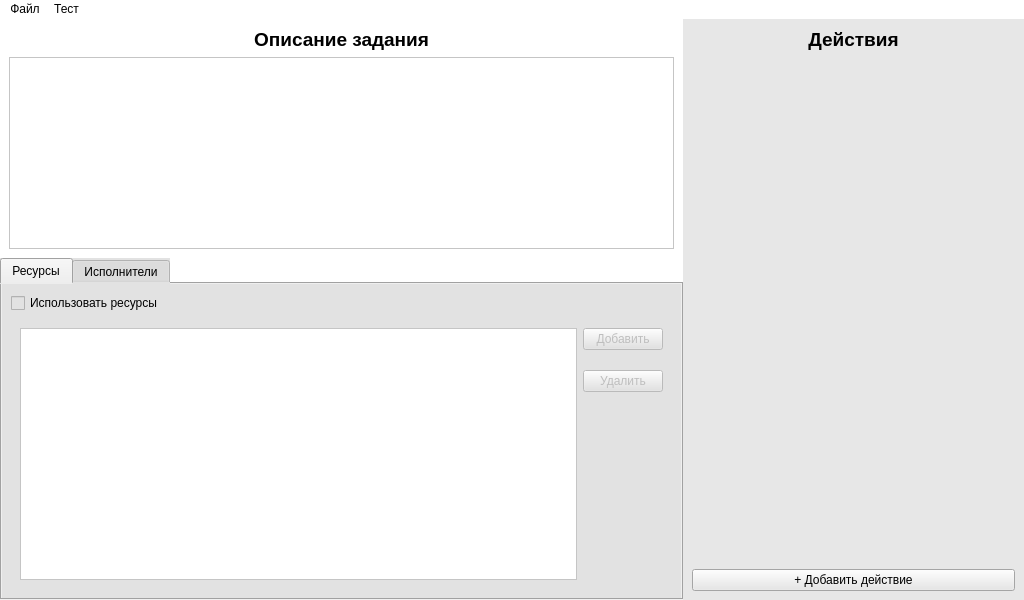
<?xml version="1.0" encoding="UTF-8"?>
<ui version="4.0">
 <class>MainWindow</class>
 <widget class="QMainWindow" name="MainWindow">
  <property name="geometry">
   <rect>
    <x>0</x>
    <y>0</y>
    <width>1024</width>
    <height>600</height>
   </rect>
  </property>
  <property name="minimumSize">
   <size>
    <width>1024</width>
    <height>600</height>
   </size>
  </property>
  <property name="windowTitle">
   <string>Параллель - Конструктор</string>
  </property>
  <property name="styleSheet">
   <string notr="true">background-color: #FFF;</string>
  </property>
  <widget class="QWidget" name="centralwidget">
   <layout class="QHBoxLayout" name="horizontalLayout" stretch="2,1">
    <property name="spacing">
     <number>0</number>
    </property>
    <property name="leftMargin">
     <number>0</number>
    </property>
    <property name="topMargin">
     <number>0</number>
    </property>
    <property name="rightMargin">
     <number>0</number>
    </property>
    <property name="bottomMargin">
     <number>0</number>
    </property>
    <item>
     <layout class="QVBoxLayout" name="leftWidget">
      <item>
       <widget class="QWidget" name="descriptionWidget_2" native="true">
        <property name="sizePolicy">
         <sizepolicy hsizetype="Preferred" vsizetype="Fixed">
          <horstretch>0</horstretch>
          <verstretch>0</verstretch>
         </sizepolicy>
        </property>
        <layout class="QVBoxLayout" name="descriptionWidget">
         <item>
          <widget class="QLabel" name="label">
           <property name="sizePolicy">
            <sizepolicy hsizetype="Preferred" vsizetype="Fixed">
             <horstretch>0</horstretch>
             <verstretch>0</verstretch>
            </sizepolicy>
           </property>
           <property name="font">
            <font>
             <pointsize>14</pointsize>
             <weight>75</weight>
             <bold>true</bold>
            </font>
           </property>
           <property name="text">
            <string>Описание задания</string>
           </property>
           <property name="alignment">
            <set>Qt::AlignCenter</set>
           </property>
          </widget>
         </item>
         <item>
          <widget class="QPlainTextEdit" name="descriptionTextEdit">
           <property name="maximumSize">
            <size>
             <width>16777215</width>
             <height>200</height>
            </size>
           </property>
          </widget>
         </item>
        </layout>
       </widget>
      </item>
      <item>
       <widget class="QTabWidget" name="tabWidget">
        <property name="styleSheet">
         <string notr="true">background-color: #E2E2E2</string>
        </property>
        <property name="tabShape">
         <enum>QTabWidget::Rounded</enum>
        </property>
        <property name="currentIndex">
         <number>0</number>
        </property>
        <widget class="QWidget" name="resourcesTab">
         <attribute name="title">
          <string>Ресурсы</string>
         </attribute>
         <layout class="QVBoxLayout" name="verticalLayout_4">
          <item>
           <widget class="QCheckBox" name="useResourcesCheckBox">
            <property name="text">
             <string>Использовать ресурсы</string>
            </property>
           </widget>
          </item>
          <item>
           <widget class="QWidget" name="resourcesTableWidget" native="true">
            <property name="enabled">
             <bool>false</bool>
            </property>
            <layout class="QHBoxLayout" name="horizontalLayout_2">
             <item>
              <widget class="QTableView" name="resourcesTable">
               <property name="enabled">
                <bool>false</bool>
               </property>
               <property name="styleSheet">
                <string notr="true">background-color: #FFF</string>
               </property>
              </widget>
             </item>
             <item>
              <layout class="QVBoxLayout" name="resourcesBtns">
               <property name="spacing">
                <number>20</number>
               </property>
               <item>
                <widget class="QPushButton" name="addResourceBtn">
                 <property name="text">
                  <string>Добавить</string>
                 </property>
                </widget>
               </item>
               <item>
                <widget class="QPushButton" name="deleteResourceBtn">
                 <property name="text">
                  <string>Удалить</string>
                 </property>
                </widget>
               </item>
               <item>
                <spacer name="verticalSpacer_2">
                 <property name="orientation">
                  <enum>Qt::Vertical</enum>
                 </property>
                 <property name="sizeHint" stdset="0">
                  <size>
                   <width>20</width>
                   <height>40</height>
                  </size>
                 </property>
                </spacer>
               </item>
              </layout>
             </item>
            </layout>
           </widget>
          </item>
         </layout>
        </widget>
        <widget class="QWidget" name="executorsTab">
         <attribute name="title">
          <string>Исполнители</string>
         </attribute>
         <layout class="QVBoxLayout" name="verticalLayout_5">
          <item>
           <widget class="QWidget" name="universalWidget" native="true">
            <layout class="QVBoxLayout" name="verticalLayout_6">
             <item>
              <widget class="QRadioButton" name="universalRadioBtn">
               <property name="text">
                <string>Универсальные</string>
               </property>
               <property name="checked">
                <bool>false</bool>
               </property>
               <attribute name="buttonGroup">
                <string notr="true">executorButtonGroup</string>
               </attribute>
              </widget>
             </item>
             <item>
              <widget class="QWidget" name="universalContentWidget" native="true">
               <layout class="QHBoxLayout" name="horizontalLayout_4">
                <item>
                 <widget class="QLabel" name="executortsCountLabel">
                  <property name="text">
                   <string>Количество исполнителей:</string>
                  </property>
                 </widget>
                </item>
                <item>
                 <widget class="QSpinBox" name="executorsSpinBox">
                  <property name="styleSheet">
                   <string notr="true">background-color: #FFF</string>
                  </property>
                  <property name="alignment">
                   <set>Qt::AlignCenter</set>
                  </property>
                  <property name="minimum">
                   <number>1</number>
                  </property>
                  <property name="maximum">
                   <number>10</number>
                  </property>
                  <property name="value">
                   <number>1</number>
                  </property>
                 </widget>
                </item>
                <item>
                 <spacer name="horizontalSpacer_2">
                  <property name="orientation">
                   <enum>Qt::Horizontal</enum>
                  </property>
                  <property name="sizeHint" stdset="0">
                   <size>
                    <width>40</width>
                    <height>20</height>
                   </size>
                  </property>
                 </spacer>
                </item>
               </layout>
              </widget>
             </item>
            </layout>
           </widget>
          </item>
          <item>
           <widget class="QWidget" name="specificWidget" native="true">
            <layout class="QVBoxLayout" name="verticalLayout_7">
             <item>
              <widget class="QRadioButton" name="specificRadioBtn">
               <property name="text">
                <string>Специализированные</string>
               </property>
               <property name="checked">
                <bool>true</bool>
               </property>
               <attribute name="buttonGroup">
                <string notr="true">executorButtonGroup</string>
               </attribute>
              </widget>
             </item>
             <item>
              <widget class="QWidget" name="executorsTableWidget" native="true">
               <property name="enabled">
                <bool>false</bool>
               </property>
               <layout class="QHBoxLayout" name="horizontalLayout_3">
                <item>
                 <widget class="QTableView" name="executorsTable">
                  <property name="enabled">
                   <bool>false</bool>
                  </property>
                  <property name="styleSheet">
                   <string notr="true">background-color: #FFF</string>
                  </property>
                 </widget>
                </item>
                <item>
                 <layout class="QVBoxLayout" name="executorsBtns">
                  <item>
                   <widget class="QPushButton" name="addExecutorBtn">
                    <property name="text">
                     <string>Добавить</string>
                    </property>
                   </widget>
                  </item>
                  <item>
                   <widget class="QPushButton" name="deleteExecutorBtn">
                    <property name="text">
                     <string>Удалить</string>
                    </property>
                   </widget>
                  </item>
                  <item>
                   <spacer name="verticalSpacer_3">
                    <property name="orientation">
                     <enum>Qt::Vertical</enum>
                    </property>
                    <property name="sizeHint" stdset="0">
                     <size>
                      <width>20</width>
                      <height>40</height>
                     </size>
                    </property>
                   </spacer>
                  </item>
                 </layout>
                </item>
               </layout>
              </widget>
             </item>
            </layout>
           </widget>
          </item>
         </layout>
        </widget>
       </widget>
      </item>
     </layout>
    </item>
    <item>
     <widget class="QWidget" name="rightWidget_2" native="true">
      <property name="styleSheet">
       <string notr="true">background-color: #E7E7E7</string>
      </property>
      <layout class="QVBoxLayout" name="rightWidget" stretch="0,1,0">
       <item>
        <widget class="QLabel" name="actionsLabel">
         <property name="sizePolicy">
          <sizepolicy hsizetype="Preferred" vsizetype="Fixed">
           <horstretch>0</horstretch>
           <verstretch>0</verstretch>
          </sizepolicy>
         </property>
         <property name="font">
          <font>
           <pointsize>14</pointsize>
           <weight>75</weight>
           <bold>true</bold>
          </font>
         </property>
         <property name="text">
          <string>Действия</string>
         </property>
         <property name="alignment">
          <set>Qt::AlignCenter</set>
         </property>
        </widget>
       </item>
       <item>
        <widget class="QScrollArea" name="scrollArea">
         <property name="sizePolicy">
          <sizepolicy hsizetype="Preferred" vsizetype="Preferred">
           <horstretch>0</horstretch>
           <verstretch>0</verstretch>
          </sizepolicy>
         </property>
         <property name="frameShape">
          <enum>QFrame::NoFrame</enum>
         </property>
         <property name="widgetResizable">
          <bool>true</bool>
         </property>
         <widget class="QWidget" name="actionScrollAreaWidgetContents">
          <property name="geometry">
           <rect>
            <x>0</x>
            <y>0</y>
            <width>317</width>
            <height>503</height>
           </rect>
          </property>
          <layout class="QVBoxLayout" name="verticalLayout_2"/>
         </widget>
        </widget>
       </item>
       <item>
        <widget class="QPushButton" name="addActionBtn">
         <property name="sizePolicy">
          <sizepolicy hsizetype="Preferred" vsizetype="Fixed">
           <horstretch>0</horstretch>
           <verstretch>0</verstretch>
          </sizepolicy>
         </property>
         <property name="text">
          <string>+ Добавить действие</string>
         </property>
         <property name="default">
          <bool>false</bool>
         </property>
         <property name="flat">
          <bool>false</bool>
         </property>
        </widget>
       </item>
      </layout>
     </widget>
    </item>
   </layout>
  </widget>
  <widget class="QMenuBar" name="menubar">
   <property name="geometry">
    <rect>
     <x>0</x>
     <y>0</y>
     <width>1024</width>
     <height>24</height>
    </rect>
   </property>
   <widget class="QMenu" name="menu">
    <property name="title">
     <string>Файл</string>
    </property>
    <addaction name="createAction"/>
    <addaction name="openAction"/>
    <addaction name="separator"/>
    <addaction name="saveAction"/>
    <addaction name="saveAsAction"/>
   </widget>
   <widget class="QMenu" name="menu_2">
    <property name="title">
     <string>Тест</string>
    </property>
    <addaction name="executeModeAction"/>
   </widget>
   <addaction name="menu"/>
   <addaction name="menu_2"/>
  </widget>
  <action name="createAction">
   <property name="text">
    <string>Создать</string>
   </property>
   <property name="shortcut">
    <string>Ctrl+N</string>
   </property>
  </action>
  <action name="openAction">
   <property name="text">
    <string>Открыть...</string>
   </property>
   <property name="shortcut">
    <string>Ctrl+O</string>
   </property>
  </action>
  <action name="saveAction">
   <property name="text">
    <string>Сохранить</string>
   </property>
   <property name="shortcut">
    <string>Ctrl+S</string>
   </property>
  </action>
  <action name="saveAsAction">
   <property name="text">
    <string>Сохранить как...</string>
   </property>
   <property name="shortcut">
    <string>Ctrl+Shift+S</string>
   </property>
  </action>
  <action name="closeAction">
   <property name="text">
    <string>Закрыть</string>
   </property>
  </action>
  <action name="action_9">
   <property name="text">
    <string>Перейти в режим выполнения</string>
   </property>
  </action>
  <action name="executeModeAction">
   <property name="text">
    <string>Перейти в режим выполнения</string>
   </property>
   <property name="shortcut">
    <string>Ctrl+M</string>
   </property>
  </action>
 </widget>
 <resources/>
 <connections/>
 <buttongroups>
  <buttongroup name="executorButtonGroup"/>
 </buttongroups>
</ui>
